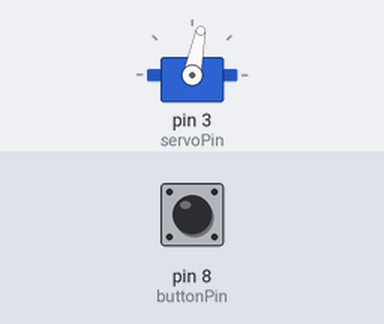
The sketch below on a simulated Arduino Uno, built with avr-gcc and run on an emulated ATmega328P. Parts: servo. Inputs (shaded band) come from the test bench; at power-on: pin 8 (buttonPin) HIGH. What the sketch prints to the serial monitor is not drawn.

Above: at 1.2 s.
1.3 s: pin 8 (buttonPin) pulled LOW for 0.15 s
At 2.05 s:
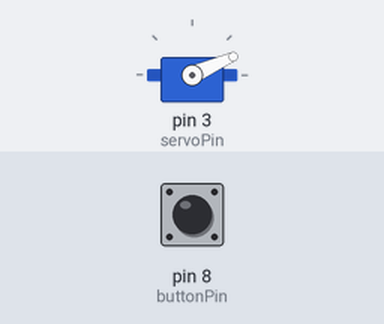
At 7.4 s:
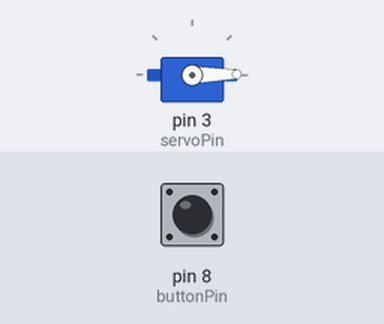
Timing chart, 0 to 8.9 s (numbered marks = the images above; inputs shaded):
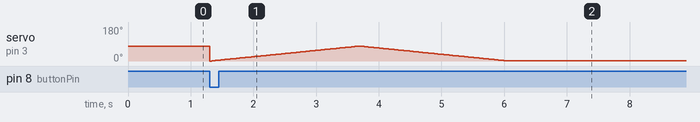

The sketch:

servo.ino
```cpp
#include <Servo.h>;

const int buttonPin = 8; // button pin
const int servoPin = 3; // servo pin
int counter = 0; // variable to store counter, set to zero
int buttonState;
int prevButtonState = 0;
int initialAngle = 0;
int angleToGetTo = 79;
int delayV=30;

Servo servo;

void setup() {
  Serial.begin(9600);
  pinMode(buttonPin, INPUT_PULLUP); // set push button pin to be an input
  servo.attach(servoPin);
  servo.write(angleToGetTo);

}

void loop() {

  buttonState = digitalRead(buttonPin);

  // new code
  if (buttonState == LOW && prevButtonState == 0) // button is pressed in

    for (int i=initialAngle; i < angleToGetTo; i++) {
      servo.write(i);
      delay(delayV);

      prevButtonState = 1;
    }

  else if (buttonState == HIGH && prevButtonState == 1) {
    for (int i=angleToGetTo; i> initialAngle; i--){
     servo.write(i);
     delay(delayV);

     prevButtonState = 0;
    }
  }


//  if (buttonState == LOW && prevButtonState == 1)
//  {
//    for(int i=0; i<angleToGetTo; i++){
//      servo.write (i);
//      delay(delayV);
//      //Serial.print(i);
//    }

//  }
//  else{
//    servo.write(0);
//    //for (int i=angleToGetTo; i>0; i--){
//     //servo.write(i);
//     //delay(delayV);
//    //}
//  }

   Serial.println(buttonState);

}
```
